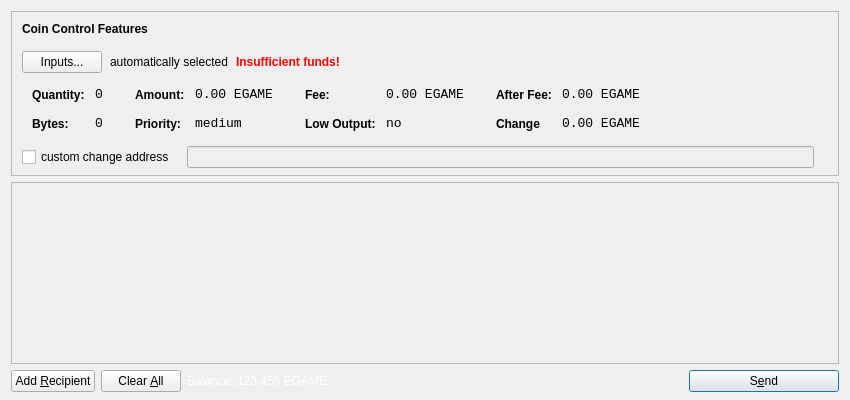
<?xml version="1.0" encoding="UTF-8"?>
<ui version="4.0">
 <class>SendCoinsDialog</class>
 <widget class="QDialog" name="SendCoinsDialog">
  <property name="geometry">
   <rect>
    <x>0</x>
    <y>0</y>
    <width>850</width>
    <height>400</height>
   </rect>
  </property>
  <property name="windowTitle">
   <string>Send Coins</string>
  </property>
  <layout class="QVBoxLayout" name="verticalLayout" stretch="0,1,0">
   <property name="bottomMargin">
    <number>8</number>
   </property>
   <item>
    <widget class="QFrame" name="frameCoinControl">
     <property name="sizePolicy">
      <sizepolicy hsizetype="Expanding" vsizetype="Expanding">
       <horstretch>0</horstretch>
       <verstretch>0</verstretch>
      </sizepolicy>
     </property>
     <property name="maximumSize">
      <size>
       <width>16777215</width>
       <height>16777215</height>
      </size>
     </property>
     <property name="frameShape">
      <enum>QFrame::StyledPanel</enum>
     </property>
     <property name="frameShadow">
      <enum>QFrame::Sunken</enum>
     </property>
     <layout class="QVBoxLayout" name="verticalLayoutCoinControl2">
      <property name="spacing">
       <number>-1</number>
      </property>
      <property name="leftMargin">
       <number>0</number>
      </property>
      <property name="topMargin">
       <number>0</number>
      </property>
      <property name="rightMargin">
       <number>0</number>
      </property>
      <property name="bottomMargin">
       <number>6</number>
      </property>
      <item>
       <layout class="QVBoxLayout" name="verticalLayoutCoinControl" stretch="0,0,0,0,1">
        <property name="spacing">
         <number>0</number>
        </property>
        <property name="leftMargin">
         <number>10</number>
        </property>
        <property name="topMargin">
         <number>10</number>
        </property>
        <item>
         <layout class="QHBoxLayout" name="horizontalLayoutCoinControl1">
          <property name="bottomMargin">
           <number>15</number>
          </property>
          <item>
           <widget class="QLabel" name="labelCoinControlFeatures">
            <property name="sizePolicy">
             <sizepolicy hsizetype="Preferred" vsizetype="Maximum">
              <horstretch>0</horstretch>
              <verstretch>0</verstretch>
             </sizepolicy>
            </property>
            <property name="font">
             <font>
              <weight>75</weight>
              <bold>true</bold>
             </font>
            </property>
            <property name="styleSheet">
             <string notr="true">font-weight:bold;</string>
            </property>
            <property name="text">
             <string>Coin Control Features</string>
            </property>
           </widget>
          </item>
         </layout>
        </item>
        <item>
         <layout class="QHBoxLayout" name="horizontalLayoutCoinControl2" stretch="0,0,0,0">
          <property name="spacing">
           <number>8</number>
          </property>
          <property name="bottomMargin">
           <number>10</number>
          </property>
          <item>
           <widget class="QPushButton" name="pushButtonCoinControl">
            <property name="styleSheet">
             <string notr="true"/>
            </property>
            <property name="text">
             <string>Inputs...</string>
            </property>
           </widget>
          </item>
          <item>
           <widget class="QLabel" name="labelCoinControlAutomaticallySelected">
            <property name="text">
             <string>automatically selected</string>
            </property>
            <property name="margin">
             <number>5</number>
            </property>
           </widget>
          </item>
          <item>
           <widget class="QLabel" name="labelCoinControlInsuffFunds">
            <property name="font">
             <font>
              <weight>75</weight>
              <bold>true</bold>
             </font>
            </property>
            <property name="styleSheet">
             <string notr="true">color:red;font-weight:bold;</string>
            </property>
            <property name="text">
             <string>Insufficient funds!</string>
            </property>
            <property name="margin">
             <number>5</number>
            </property>
           </widget>
          </item>
          <item>
           <spacer name="horizontalSpacerCoinControl">
            <property name="orientation">
             <enum>Qt::Horizontal</enum>
            </property>
            <property name="sizeHint" stdset="0">
             <size>
              <width>40</width>
              <height>1</height>
             </size>
            </property>
           </spacer>
          </item>
         </layout>
        </item>
        <item>
         <widget class="QWidget" name="widgetCoinControl" native="true">
          <property name="sizePolicy">
           <sizepolicy hsizetype="Preferred" vsizetype="Preferred">
            <horstretch>0</horstretch>
            <verstretch>0</verstretch>
           </sizepolicy>
          </property>
          <property name="minimumSize">
           <size>
            <width>0</width>
            <height>0</height>
           </size>
          </property>
          <property name="styleSheet">
           <string notr="true"/>
          </property>
          <layout class="QHBoxLayout" name="horizontalLayoutCoinControl5">
           <property name="margin">
            <number>0</number>
           </property>
           <item>
            <layout class="QHBoxLayout" name="horizontalLayoutCoinControl3" stretch="0,0,0,1">
             <property name="spacing">
              <number>20</number>
             </property>
             <property name="topMargin">
              <number>0</number>
             </property>
             <property name="bottomMargin">
              <number>10</number>
             </property>
             <item>
              <layout class="QFormLayout" name="formLayoutCoinControl1">
               <property name="horizontalSpacing">
                <number>10</number>
               </property>
               <property name="verticalSpacing">
                <number>14</number>
               </property>
               <property name="leftMargin">
                <number>10</number>
               </property>
               <property name="topMargin">
                <number>4</number>
               </property>
               <property name="rightMargin">
                <number>6</number>
               </property>
               <item row="0" column="0">
                <widget class="QLabel" name="labelCoinControlQuantityText">
                 <property name="styleSheet">
                  <string notr="true">font-weight:bold;</string>
                 </property>
                 <property name="text">
                  <string>Quantity:</string>
                 </property>
                 <property name="margin">
                  <number>0</number>
                 </property>
                </widget>
               </item>
               <item row="0" column="1">
                <widget class="QLabel" name="labelCoinControlQuantity">
                 <property name="font">
                  <font>
                   <family>Monospace</family>
                   <pointsize>10</pointsize>
                  </font>
                 </property>
                 <property name="cursor">
                  <cursorShape>IBeamCursor</cursorShape>
                 </property>
                 <property name="contextMenuPolicy">
                  <enum>Qt::ActionsContextMenu</enum>
                 </property>
                 <property name="text">
                  <string>0</string>
                 </property>
                 <property name="margin">
                  <number>0</number>
                 </property>
                 <property name="textInteractionFlags">
                  <set>Qt::LinksAccessibleByMouse|Qt::TextSelectableByKeyboard|Qt::TextSelectableByMouse</set>
                 </property>
                </widget>
               </item>
               <item row="1" column="0">
                <widget class="QLabel" name="labelCoinControlBytesText">
                 <property name="styleSheet">
                  <string notr="true">font-weight:bold;</string>
                 </property>
                 <property name="text">
                  <string>Bytes:</string>
                 </property>
                </widget>
               </item>
               <item row="1" column="1">
                <widget class="QLabel" name="labelCoinControlBytes">
                 <property name="font">
                  <font>
                   <family>Monospace</family>
                   <pointsize>10</pointsize>
                  </font>
                 </property>
                 <property name="cursor">
                  <cursorShape>IBeamCursor</cursorShape>
                 </property>
                 <property name="contextMenuPolicy">
                  <enum>Qt::ActionsContextMenu</enum>
                 </property>
                 <property name="text">
                  <string>0</string>
                 </property>
                 <property name="textInteractionFlags">
                  <set>Qt::LinksAccessibleByMouse|Qt::TextSelectableByKeyboard|Qt::TextSelectableByMouse</set>
                 </property>
                </widget>
               </item>
              </layout>
             </item>
             <item>
              <layout class="QFormLayout" name="formLayoutCoinControl2">
               <property name="horizontalSpacing">
                <number>10</number>
               </property>
               <property name="verticalSpacing">
                <number>14</number>
               </property>
               <property name="leftMargin">
                <number>6</number>
               </property>
               <property name="topMargin">
                <number>4</number>
               </property>
               <property name="rightMargin">
                <number>6</number>
               </property>
               <item row="0" column="0">
                <widget class="QLabel" name="labelCoinControlAmountText">
                 <property name="styleSheet">
                  <string notr="true">font-weight:bold;</string>
                 </property>
                 <property name="text">
                  <string>Amount:</string>
                 </property>
                 <property name="margin">
                  <number>0</number>
                 </property>
                </widget>
               </item>
               <item row="0" column="1">
                <widget class="QLabel" name="labelCoinControlAmount">
                 <property name="font">
                  <font>
                   <family>Monospace</family>
                   <pointsize>10</pointsize>
                  </font>
                 </property>
                 <property name="cursor">
                  <cursorShape>IBeamCursor</cursorShape>
                 </property>
                 <property name="contextMenuPolicy">
                  <enum>Qt::ActionsContextMenu</enum>
                 </property>
                 <property name="text">
                  <string>0.00 EGAME</string>
                 </property>
                 <property name="textInteractionFlags">
                  <set>Qt::LinksAccessibleByMouse|Qt::TextSelectableByKeyboard|Qt::TextSelectableByMouse</set>
                 </property>
                </widget>
               </item>
               <item row="1" column="0">
                <widget class="QLabel" name="labelCoinControlPriorityText">
                 <property name="styleSheet">
                  <string notr="true">font-weight:bold;</string>
                 </property>
                 <property name="text">
                  <string>Priority:</string>
                 </property>
                </widget>
               </item>
               <item row="1" column="1">
                <widget class="QLabel" name="labelCoinControlPriority">
                 <property name="font">
                  <font>
                   <family>Monospace</family>
                   <pointsize>10</pointsize>
                  </font>
                 </property>
                 <property name="cursor">
                  <cursorShape>IBeamCursor</cursorShape>
                 </property>
                 <property name="contextMenuPolicy">
                  <enum>Qt::ActionsContextMenu</enum>
                 </property>
                 <property name="text">
                  <string>medium</string>
                 </property>
                 <property name="textInteractionFlags">
                  <set>Qt::LinksAccessibleByMouse|Qt::TextSelectableByKeyboard|Qt::TextSelectableByMouse</set>
                 </property>
                </widget>
               </item>
              </layout>
             </item>
             <item>
              <layout class="QFormLayout" name="formLayoutCoinControl3">
               <property name="horizontalSpacing">
                <number>10</number>
               </property>
               <property name="verticalSpacing">
                <number>14</number>
               </property>
               <property name="leftMargin">
                <number>6</number>
               </property>
               <property name="topMargin">
                <number>4</number>
               </property>
               <property name="rightMargin">
                <number>6</number>
               </property>
               <item row="0" column="0">
                <widget class="QLabel" name="labelCoinControlFeeText">
                 <property name="styleSheet">
                  <string notr="true">font-weight:bold;</string>
                 </property>
                 <property name="text">
                  <string>Fee:</string>
                 </property>
                 <property name="margin">
                  <number>0</number>
                 </property>
                </widget>
               </item>
               <item row="0" column="1">
                <widget class="QLabel" name="labelCoinControlFee">
                 <property name="font">
                  <font>
                   <family>Monospace</family>
                   <pointsize>10</pointsize>
                  </font>
                 </property>
                 <property name="cursor">
                  <cursorShape>IBeamCursor</cursorShape>
                 </property>
                 <property name="contextMenuPolicy">
                  <enum>Qt::ActionsContextMenu</enum>
                 </property>
                 <property name="text">
                  <string>0.00 EGAME</string>
                 </property>
                 <property name="textInteractionFlags">
                  <set>Qt::LinksAccessibleByMouse|Qt::TextSelectableByKeyboard|Qt::TextSelectableByMouse</set>
                 </property>
                </widget>
               </item>
               <item row="1" column="0">
                <widget class="QLabel" name="labelCoinControlLowOutputText">
                 <property name="styleSheet">
                  <string notr="true">font-weight:bold;</string>
                 </property>
                 <property name="text">
                  <string>Low Output:</string>
                 </property>
                </widget>
               </item>
               <item row="1" column="1">
                <widget class="QLabel" name="labelCoinControlLowOutput">
                 <property name="font">
                  <font>
                   <family>Monospace</family>
                   <pointsize>10</pointsize>
                  </font>
                 </property>
                 <property name="cursor">
                  <cursorShape>IBeamCursor</cursorShape>
                 </property>
                 <property name="contextMenuPolicy">
                  <enum>Qt::ActionsContextMenu</enum>
                 </property>
                 <property name="text">
                  <string>no</string>
                 </property>
                 <property name="textInteractionFlags">
                  <set>Qt::LinksAccessibleByMouse|Qt::TextSelectableByKeyboard|Qt::TextSelectableByMouse</set>
                 </property>
                </widget>
               </item>
              </layout>
             </item>
             <item>
              <layout class="QFormLayout" name="formLayoutCoinControl4">
               <property name="horizontalSpacing">
                <number>10</number>
               </property>
               <property name="verticalSpacing">
                <number>14</number>
               </property>
               <property name="leftMargin">
                <number>6</number>
               </property>
               <property name="topMargin">
                <number>4</number>
               </property>
               <property name="rightMargin">
                <number>6</number>
               </property>
               <item row="0" column="0">
                <widget class="QLabel" name="labelCoinControlAfterFeeText">
                 <property name="styleSheet">
                  <string notr="true">font-weight:bold;</string>
                 </property>
                 <property name="text">
                  <string>After Fee:</string>
                 </property>
                 <property name="margin">
                  <number>0</number>
                 </property>
                </widget>
               </item>
               <item row="0" column="1">
                <widget class="QLabel" name="labelCoinControlAfterFee">
                 <property name="font">
                  <font>
                   <family>Monospace</family>
                   <pointsize>10</pointsize>
                  </font>
                 </property>
                 <property name="cursor">
                  <cursorShape>IBeamCursor</cursorShape>
                 </property>
                 <property name="contextMenuPolicy">
                  <enum>Qt::ActionsContextMenu</enum>
                 </property>
                 <property name="text">
                  <string>0.00 EGAME</string>
                 </property>
                 <property name="textInteractionFlags">
                  <set>Qt::LinksAccessibleByMouse|Qt::TextSelectableByKeyboard|Qt::TextSelectableByMouse</set>
                 </property>
                </widget>
               </item>
               <item row="1" column="0">
                <widget class="QLabel" name="labelCoinControlChangeText">
                 <property name="styleSheet">
                  <string notr="true">font-weight:bold;</string>
                 </property>
                 <property name="text">
                  <string>Change</string>
                 </property>
                </widget>
               </item>
               <item row="1" column="1">
                <widget class="QLabel" name="labelCoinControlChange">
                 <property name="font">
                  <font>
                   <family>Monospace</family>
                   <pointsize>10</pointsize>
                  </font>
                 </property>
                 <property name="cursor">
                  <cursorShape>IBeamCursor</cursorShape>
                 </property>
                 <property name="contextMenuPolicy">
                  <enum>Qt::ActionsContextMenu</enum>
                 </property>
                 <property name="text">
                  <string>0.00 EGAME</string>
                 </property>
                 <property name="textInteractionFlags">
                  <set>Qt::LinksAccessibleByMouse|Qt::TextSelectableByKeyboard|Qt::TextSelectableByMouse</set>
                 </property>
                </widget>
               </item>
              </layout>
             </item>
            </layout>
           </item>
          </layout>
         </widget>
        </item>
        <item>
         <layout class="QHBoxLayout" name="horizontalLayoutCoinControl4" stretch="0,0,0">
          <property name="spacing">
           <number>12</number>
          </property>
          <property name="sizeConstraint">
           <enum>QLayout::SetDefaultConstraint</enum>
          </property>
          <property name="topMargin">
           <number>5</number>
          </property>
          <property name="rightMargin">
           <number>5</number>
          </property>
          <item>
           <widget class="QCheckBox" name="checkBoxCoinControlChange">
            <property name="text">
             <string>custom change address</string>
            </property>
           </widget>
          </item>
          <item>
           <widget class="QLineEdit" name="lineEditCoinControlChange">
            <property name="enabled">
             <bool>false</bool>
            </property>
            <property name="sizePolicy">
             <sizepolicy hsizetype="Expanding" vsizetype="Fixed">
              <horstretch>0</horstretch>
              <verstretch>0</verstretch>
             </sizepolicy>
            </property>
           </widget>
          </item>
          <item>
           <widget class="QLabel" name="labelCoinControlChangeLabel">
            <property name="sizePolicy">
             <sizepolicy hsizetype="Preferred" vsizetype="Expanding">
              <horstretch>0</horstretch>
              <verstretch>0</verstretch>
             </sizepolicy>
            </property>
            <property name="minimumSize">
             <size>
              <width>0</width>
              <height>0</height>
             </size>
            </property>
            <property name="text">
             <string/>
            </property>
            <property name="margin">
             <number>3</number>
            </property>
           </widget>
          </item>
         </layout>
        </item>
        <item>
         <spacer name="verticalSpacerCoinControl">
          <property name="orientation">
           <enum>Qt::Vertical</enum>
          </property>
          <property name="sizeHint" stdset="0">
           <size>
            <width>800</width>
            <height>1</height>
           </size>
          </property>
         </spacer>
        </item>
       </layout>
      </item>
     </layout>
    </widget>
   </item>
   <item>
    <widget class="QScrollArea" name="scrollArea">
     <property name="widgetResizable">
      <bool>true</bool>
     </property>
     <widget class="QWidget" name="scrollAreaWidgetContents">
      <property name="geometry">
       <rect>
        <x>0</x>
        <y>0</y>
        <width>830</width>
        <height>165</height>
       </rect>
      </property>
      <layout class="QVBoxLayout" name="verticalLayout_2">
       <property name="margin">
        <number>0</number>
       </property>
       <item>
        <layout class="QVBoxLayout" name="entries">
         <property name="spacing">
          <number>6</number>
         </property>
        </layout>
       </item>
       <item>
        <spacer name="verticalSpacer">
         <property name="orientation">
          <enum>Qt::Vertical</enum>
         </property>
         <property name="sizeHint" stdset="0">
          <size>
           <width>20</width>
           <height>40</height>
          </size>
         </property>
        </spacer>
       </item>
      </layout>
     </widget>
    </widget>
   </item>
   <item>
    <layout class="QHBoxLayout" name="horizontalLayout">
     <item>
      <widget class="QPushButton" name="addButton">
       <property name="toolTip">
        <string>Send to multiple recipients at once</string>
       </property>
       <property name="text">
        <string>Add &amp;Recipient</string>
       </property>
       <property name="icon">
        <iconset resource="../bitcoin.qrc">
         <normaloff>:/icons/add</normaloff>:/icons/add</iconset>
       </property>
       <property name="autoDefault">
        <bool>false</bool>
       </property>
      </widget>
     </item>
     <item>
      <widget class="QPushButton" name="clearButton">
       <property name="sizePolicy">
        <sizepolicy hsizetype="Minimum" vsizetype="Fixed">
         <horstretch>0</horstretch>
         <verstretch>0</verstretch>
        </sizepolicy>
       </property>
       <property name="toolTip">
        <string>Remove all transaction fields</string>
       </property>
       <property name="text">
        <string>Clear &amp;All</string>
       </property>
       <property name="icon">
        <iconset resource="../bitcoin.qrc">
         <normaloff>:/icons/remove</normaloff>:/icons/remove</iconset>
       </property>
       <property name="autoRepeatDelay">
        <number>300</number>
       </property>
       <property name="autoDefault">
        <bool>false</bool>
       </property>
      </widget>
     </item>
     <item>
      <layout class="QHBoxLayout" name="horizontalLayout_2">
       <property name="spacing">
        <number>3</number>
       </property>
       <item>
        <widget class="QLabel" name="label">
         <property name="sizePolicy">
          <sizepolicy hsizetype="Preferred" vsizetype="Fixed">
           <horstretch>0</horstretch>
           <verstretch>0</verstretch>
          </sizepolicy>
         </property>
         <property name="styleSheet">
             <string notr="true">QLabel { color: white; }</string>
            </property>
         <property name="text">
          <string>Balance:</string>
         </property>
        </widget>
       </item>
       <item>
        <widget class="QLabel" name="labelBalance">
         <property name="sizePolicy">
          <sizepolicy hsizetype="Preferred" vsizetype="Fixed">
           <horstretch>0</horstretch>
           <verstretch>0</verstretch>
          </sizepolicy>
         </property>
         <property name="cursor">
          <cursorShape>IBeamCursor</cursorShape>
         </property>
         <property name="styleSheet">
             <string notr="true">QLabel { color: white; }</string>
            </property>
         <property name="text">
          <string>123.456 EGAME</string>
         </property>
         <property name="textInteractionFlags">
          <set>Qt::LinksAccessibleByMouse|Qt::TextSelectableByKeyboard|Qt::TextSelectableByMouse</set>
         </property>
        </widget>
       </item>
      </layout>
     </item>
     <item>
      <spacer name="horizontalSpacer">
       <property name="orientation">
        <enum>Qt::Horizontal</enum>
       </property>
       <property name="sizeHint" stdset="0">
        <size>
         <width>40</width>
         <height>20</height>
        </size>
       </property>
      </spacer>
     </item>
     <item>
      <widget class="QPushButton" name="sendButton">
       <property name="minimumSize">
        <size>
         <width>150</width>
         <height>0</height>
        </size>
       </property>
       <property name="toolTip">
        <string>Confirm the send action</string>
       </property>
       <property name="text">
        <string>S&amp;end</string>
       </property>
       <property name="icon">
        <iconset resource="../bitcoin.qrc">
         <normaloff>:/icons/send</normaloff>:/icons/send</iconset>
       </property>
       <property name="default">
        <bool>true</bool>
       </property>
      </widget>
     </item>
    </layout>
   </item>
  </layout>
 </widget>
 <resources>
  <include location="../bitcoin.qrc"/>
 </resources>
 <connections/>
</ui>
